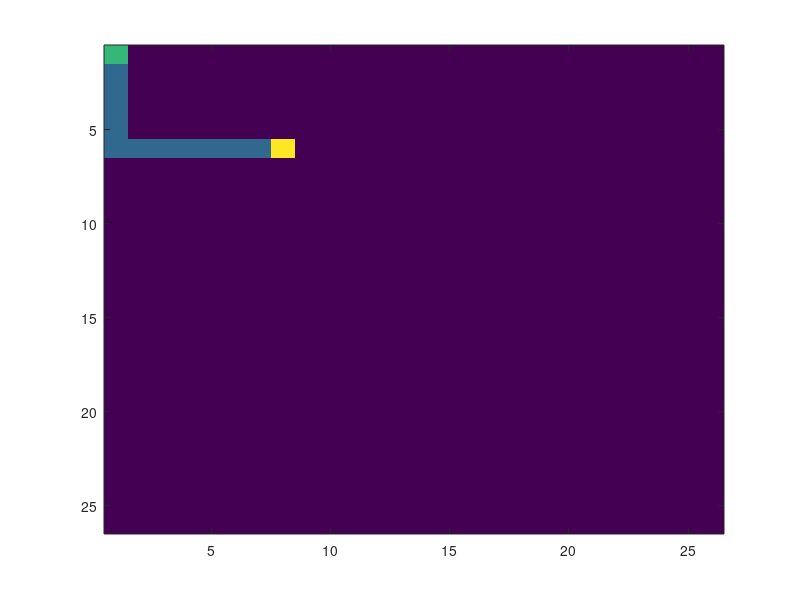
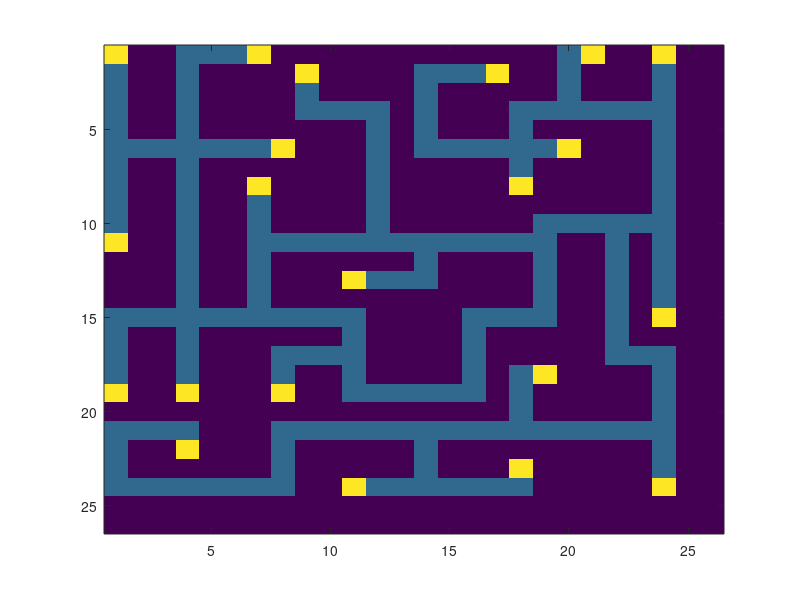

MATLAB code to generate these figures, in order:
% Resolucion laberinto regla mano derecha
% 1 es el camino que puede seguir el robot
% 3 son las salidas
% 0 es hueco en blanco que no puede seguir el robot

MAP = [3,0,0,1,1,1,3,0,0,0,0,0,0,0,0,0,0,0,0,1,3,0,0,3,0,0;
       1,0,0,1,0,0,0,0,3,0,0,0,0,1,1,1,3,0,0,1,0,0,0,1,0,0;
       1,0,0,1,0,0,0,0,1,0,0,0,0,1,0,0,0,0,0,1,0,0,0,1,0,0;
       1,0,0,1,0,0,0,0,1,1,1,1,0,1,0,0,0,1,1,1,1,1,1,1,0,0;
       1,0,0,1,0,0,0,0,0,0,0,1,0,1,0,0,0,1,0,0,0,0,0,1,0,0;
       1,1,1,1,1,1,1,3,0,0,0,1,0,1,1,1,1,1,1,3,0,0,0,1,0,0;
       1,0,0,1,0,0,0,0,0,0,0,1,0,0,0,0,0,1,0,0,0,0,0,1,0,0;
       1,0,0,1,0,0,3,0,0,0,0,1,0,0,0,0,0,3,0,0,0,0,0,1,0,0;
       1,0,0,1,0,0,1,0,0,0,0,1,0,0,0,0,0,0,0,0,0,0,0,1,0,0;
       1,0,0,1,0,0,1,0,0,0,0,1,0,0,0,0,0,0,1,1,1,1,1,1,0,0;
       3,0,0,1,0,0,1,1,1,1,1,1,1,1,1,1,1,1,1,0,0,1,0,1,0,0;
       0,0,0,1,0,0,1,0,0,0,0,0,0,1,0,0,0,0,1,0,0,1,0,1,0,0;
       0,0,0,1,0,0,1,0,0,0,3,1,1,1,0,0,0,0,1,0,0,1,0,1,0,0;
       0,0,0,1,0,0,1,0,0,0,0,0,0,0,0,0,0,0,1,0,0,1,0,1,0,0;
       1,1,1,1,1,1,1,1,1,1,1,0,0,0,0,1,1,1,1,0,0,1,0,3,0,0;
       1,0,0,1,0,0,0,0,0,0,1,0,0,0,0,1,0,0,0,0,0,1,0,0,0,0;
       1,0,0,1,0,0,0,1,1,1,1,0,0,0,0,1,0,0,0,0,0,1,1,1,0,0;
       1,0,0,1,0,0,0,1,0,0,1,0,0,0,0,1,0,1,3,0,0,0,0,1,0,0;
       3,0,0,3,0,0,0,3,0,0,1,1,1,1,1,1,0,1,0,0,0,0,0,1,0,0;
       0,0,0,0,0,0,0,0,0,0,0,0,0,0,0,0,0,1,0,0,0,0,0,1,0,0;
       1,1,1,1,0,0,0,1,1,1,1,1,1,1,1,1,1,1,1,1,1,1,1,1,0,0;
       1,0,0,3,0,0,0,1,0,0,0,0,0,1,0,0,0,0,0,0,0,0,0,1,0,0;
       1,0,0,0,0,0,0,1,0,0,0,0,0,1,0,0,0,3,0,0,0,0,0,1,0,0;
       1,1,1,1,1,1,1,1,0,0,3,1,1,1,1,1,1,1,0,0,0,0,0,3,0,0;
       0,0,0,0,0,0,0,0,0,0,0,0,0,0,0,0,0,0,0,0,0,0,0,0,0,0;
       0,0,0,0,0,0,0,0,0,0,0,0,0,0,0,0,0,0,0,0,0,0,0,0,0,0];
   n=26;
   MAProuta =0*ones(n,n);
   MAPsinedit=MAP;
   startX=1;
   startY=1;
   x=startX;
   y=startY;
  	%rout=ruta(MAP,2,4)
  rutaencontrada = 0;
     MAProuta(x,y) = 2; % 7 CAMINO DEL ROBOT
    while rutaencontrada == 0
       % ESQUINAS
       if y-1<1 && x-1<1 
            if MAP(x,y+1) == 3 
                 MAProuta(x,y+1) = 3;
                 y=y+1;
                 rutaencontrada=1;
             elseif MAP(x+1,y) == 3
                 MAProuta(x+1,y) = 3;
                 x=x+1;
                 rutaencontrada=1;
                 
                 %4 CASOS
             elseif MAP(x,y+1) == 1 
                 MAProuta(x,y+1) = 1;
                  MAP(x,y) = 0;
                 y=y+1;
             elseif MAP(x+1,y) == 1
                 MAProuta(x+1,y) = 1;
                    MAP(x,y) = 0;
                 x=x+1;
             else
                rutaencontrada=1;
                
             end
           
       elseif y-1<1 && x+1>n 
            if MAP(x,y+1) == 3 
                 MAProuta(x,y+1) = 3;
                 y=y+1;
                 rutaencontrada=1;
    
             elseif MAP(x-1,y) == 3
                 MAProuta(x-1,y) = 3; % SALIDA 6
                 x=x-1;
                 rutaencontrada=1;
                 
                 %4 CASOS
             elseif MAP(x,y+1) == 1 
                 MAProuta(x,y+1) = 1;
                    MAP(x,y) = 0;
                 y=y+1;
             elseif MAP(x-1,y) == 1
                 MAProuta(x-1,y) = 1;
                    MAP(x,y) = 0;
                 x=x-1;
             else
                rutaencontrada=1;
                
             end
       elseif y+1>n && x+1>n 
           
             if MAP(x,y-1) == 3
                 MAProuta(x,y-1) = 3;
                 y=y-1;
                 rutaencontrada=1;
             elseif MAP(x-1,y) == 3
                 MAProuta(x-1,y) = 3; % SALIDA 6
                 x=x-1;
                 rutaencontrada=1;
                 
                 %4 CASOS
          
             elseif MAP(x,y-1) == 1
                 MAProuta(x,y-1) = 1;
                    MAP(x,y) = 0;
                 y=y-1;
             elseif MAP(x-1,y) == 1
                 MAProuta(x-1,y) = 1;
                    MAP(x,y) = 0;
                 x=x-1;
             else
                rutaencontrada=1;
                
             end
       elseif y+1>n && x-1<1 
        
             if MAP(x+1,y) == 3
                 MAProuta(x+1,y) = 3;
                 x=x+1;
                 rutaencontrada=1;
             elseif MAP(x,y-1) == 3
                 MAProuta(x,y-1) = 3;
                 y=y-1;
                 rutaencontrada=1;
           
                 
                 %4 CASOS
             
             elseif MAP(x+1,y) == 1
                 MAProuta(x+1,y) = 1;
                    MAP(x,y) = 0;
                 x=x+1;
             elseif MAP(x,y-1) == 1
                 MAProuta(x,y-1) = 1;
                    MAP(x,y) = 0;
                 y=y-1;
             else
                rutaencontrada=1;
                
             end
           % FIN ESQUINAS
           % COMIENZO BORDES
       elseif y-1<1
                if MAP(x,y+1) == 3 
                 MAProuta(x,y+1) = 3;
                 y=y+1;
                 rutaencontrada=1;
             elseif MAP(x+1,y) == 3
                 MAProuta(x+1,y) = 3;
                 x=x+1;
                 rutaencontrada=1;
             elseif MAP(x-1,y) == 3
                 MAProuta(x-1,y) = 3; % SALIDA 6
                 x=x-1;
                 rutaencontrada=1;
                 
                 %4 CASOS
             elseif MAP(x,y+1) == 1 
                 MAProuta(x,y+1) = 1;
                    MAP(x,y) = 0;
                 y=y+1;
             elseif MAP(x+1,y) == 1
                 MAProuta(x+1,y) = 1;
                    MAP(x,y) = 0;
                 x=x+1;
             elseif MAP(x-1,y) == 1
                 MAProuta(x-1,y) = 1;
                    MAP(x,y) = 0;
                 x=x-1;
             else
                rutaencontrada=1;
                end
                
    elseif y+1>n
        
                 if MAP(x+1,y) == 3
                 MAProuta(x+1,y) = 3;
                 x=x+1;
                 rutaencontrada=1;
             elseif MAP(x,y-1) == 3
                 MAProuta(x,y-1) = 3;
                 y=y-1;
                 rutaencontrada=1;
             elseif MAP(x-1,y) == 3
                 MAProuta(x-1,y) = 3; % SALIDA 6
                 x=x-1;
                 rutaencontrada=1;
                 
                 %4 CASOS
             elseif MAP(x+1,y) == 1
                 MAProuta(x+1,y) = 1;
                    MAP(x,y) = 0;
                 x=x+1;
             elseif MAP(x,y-1) == 1
                 MAProuta(x,y-1) = 1;
                    MAP(x,y) = 0;
                 y=y-1;
             elseif MAP(x-1,y) == 1
                 MAProuta(x-1,y) = 1;
                    MAP(x,y) = 0;
                 x=x-1;
             else
                rutaencontrada=1;
                 end
                 
     elseif x-1<1
                  if MAP(x,y+1) == 3 
                 MAProuta(x,y+1) = 3;
                 y=y+1;
                 rutaencontrada=1;
             elseif MAP(x+1,y) == 3
                 MAProuta(x+1,y) = 3;
                 x=x+1;
                 rutaencontrada=1;
             elseif MAP(x,y-1) == 3
                 MAProuta(x,y-1) = 3;
                 y=y-1;
                 rutaencontrada=1;
           
                 
                 %4 CASOS
             elseif MAP(x,y+1) == 1 
                 MAProuta(x,y+1) = 1;
                    MAP(x,y) = 0;
                 y=y+1;
             elseif MAP(x+1,y) == 1
                 MAProuta(x+1,y) = 1;
                    MAP(x,y) = 0;
                 x=x+1;
             elseif MAP(x,y-1) == 1
                 MAProuta(x,y-1) = 1;
                    MAP(x,y) = 0;
                 y=y-1;
             else
                rutaencontrada=1;
                  end
                  
     elseif x+1>n
         
                if MAP(x,y+1) == 3 
                 MAProuta(x,y+1) = 3;
                 y=y+1;
                 rutaencontrada=1;
             elseif MAP(x,y-1) == 3
                 MAProuta(x,y-1) = 3;
                 y=y-1;
                 rutaencontrada=1;
             elseif MAP(x-1,y) == 3
                 MAProuta(x-1,y) = 3; % SALIDA 6
                 x=x-1;
                 rutaencontrada=1;
                 
                 %4 CASOS
             elseif MAP(x,y+1) == 1 
                 MAProuta(x,y+1) = 1;
                    MAP(x,y) = 0;
                 y=y+1;
             elseif MAP(x,y-1) == 1
                 MAProuta(x,y-1) = 1;
                    MAP(x,y) = 0;
                 y=y-1;
             elseif MAP(x-1,y) == 1
                 MAProuta(x-1,y) = 1;
                    MAP(x,y) = 0;
                 x=x-1;
             else
                rutaencontrada=1;
                end
                % FIN BORDES
         else
             if MAP(x,y+1) == 3 
                 MAProuta(x,y+1) = 3;
                 y=y+1;
                 rutaencontrada=1;
             elseif MAP(x+1,y) == 3
                 MAProuta(x+1,y) = 3;
                 x=x+1;
                 rutaencontrada=1;
             elseif MAP(x,y-1) == 3
                 MAProuta(x,y-1) = 3;
                 y=y-1;
                 rutaencontrada=1;
             elseif MAP(x-1,y) == 3
                 MAProuta(x-1,y) = 3; % SALIDA 6
                 x=x-1;
                 rutaencontrada=1;
                 
                 %4 CASOS
             elseif MAP(x,y+1) == 1 
                 MAProuta(x,y+1) = 1;
                    MAP(x,y) = 0;
                 y=y+1;
             elseif MAP(x+1,y) == 1
                 MAProuta(x+1,y) = 1;
                    MAP(x,y) = 0;
                 x=x+1;
             elseif MAP(x,y-1) == 1
                 MAProuta(x,y-1) = 1;
                    MAP(x,y) = 0;
                 y=y-1;
             elseif MAP(x-1,y) == 1
                 MAProuta(x-1,y) = 1;
                    MAP(x,y) = 0;
                 x=x-1;
             else
                rutaencontrada=1;
                
             end
        end
    end
    figure;
    imagesc(MAProuta)
    caxis([0 3]);
    figure;
    imagesc(MAPsinedit)
   caxis([0 3]);
    
    
    
        